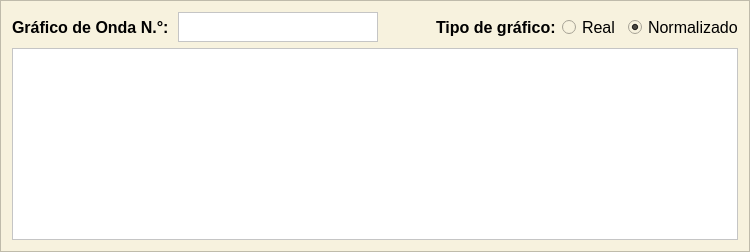
     <widget class="QFrame" name="bloque_grafico_impulso">
      <property name="minimumSize">
       <size>
        <width>651</width>
        <height>0</height>
       </size>
      </property>
      <property name="styleSheet">
       <string notr="true">background-color: rgb(247, 242, 222);</string>
      </property>
      <property name="frameShape">
       <enum>QFrame::Shape::StyledPanel</enum>
      </property>
      <property name="frameShadow">
       <enum>QFrame::Shadow::Raised</enum>
      </property>
      <layout class="QGridLayout" name="gridLayout_11">
       <item row="0" column="6">
        <widget class="QRadioButton" name="tipo_normalizado">
         <property name="minimumSize">
          <size>
           <width>110</width>
           <height>30</height>
          </size>
         </property>
         <property name="maximumSize">
          <size>
           <width>110</width>
           <height>30</height>
          </size>
         </property>
         <property name="font">
          <font>
           <family>Segoe UI</family>
           <pointsize>12</pointsize>
          </font>
         </property>
         <property name="text">
          <string>Normalizado</string>
         </property>
         <property name="checked">
          <bool>true</bool>
         </property>
        </widget>
       </item>
       <item row="0" column="4">
        <widget class="QLabel" name="tipo_grafico">
         <property name="minimumSize">
          <size>
           <width>120</width>
           <height>30</height>
          </size>
         </property>
         <property name="maximumSize">
          <size>
           <width>110</width>
           <height>30</height>
          </size>
         </property>
         <property name="font">
          <font>
           <family>Segoe UI</family>
           <pointsize>12</pointsize>
           <bold>true</bold>
          </font>
         </property>
         <property name="text">
          <string>Tipo de gráfico:</string>
         </property>
        </widget>
       </item>
       <item row="0" column="1">
        <widget class="QPlainTextEdit" name="onda_n_nombre">
         <property name="minimumSize">
          <size>
           <width>200</width>
           <height>30</height>
          </size>
         </property>
         <property name="maximumSize">
          <size>
           <width>200</width>
           <height>30</height>
          </size>
         </property>
         <property name="font">
          <font>
           <family>Segoe UI</family>
           <pointsize>12</pointsize>
          </font>
         </property>
         <property name="styleSheet">
          <string notr="true">background-color: rgb(255, 255, 255);</string>
         </property>
         <property name="verticalScrollBarPolicy">
          <enum>Qt::ScrollBarPolicy::ScrollBarAlwaysOff</enum>
         </property>
        </widget>
       </item>
       <item row="1" column="0" colspan="7">
        <widget class="PlotWidget" name="grafico_vista">
         <property name="minimumSize">
          <size>
           <width>631</width>
           <height>0</height>
          </size>
         </property>
         <property name="styleSheet">
          <string notr="true">background-color: rgb(255, 255, 255);</string>
         </property>
        </widget>
       </item>
       <item row="0" column="0">
        <widget class="QLabel" name="onda_n_grafico">
         <property name="minimumSize">
          <size>
           <width>160</width>
           <height>30</height>
          </size>
         </property>
         <property name="maximumSize">
          <size>
           <width>160</width>
           <height>30</height>
          </size>
         </property>
         <property name="font">
          <font>
           <family>Segoe UI</family>
           <pointsize>12</pointsize>
           <bold>true</bold>
          </font>
         </property>
         <property name="text">
          <string>Gráfico de Onda N.°:</string>
         </property>
        </widget>
       </item>
       <item row="0" column="5">
        <widget class="QRadioButton" name="tipo_real">
         <property name="minimumSize">
          <size>
           <width>60</width>
           <height>30</height>
          </size>
         </property>
         <property name="maximumSize">
          <size>
           <width>110</width>
           <height>30</height>
          </size>
         </property>
         <property name="font">
          <font>
           <family>Segoe UI</family>
           <pointsize>12</pointsize>
          </font>
         </property>
         <property name="text">
          <string>Real</string>
         </property>
        </widget>
       </item>
       <item row="0" column="2">
        <spacer name="horizontalSpacer_7">
         <property name="orientation">
          <enum>Qt::Orientation::Horizontal</enum>
         </property>
         <property name="sizeHint" stdset="0">
          <size>
           <width>40</width>
           <height>20</height>
          </size>
         </property>
        </spacer>
       </item>
      </layout>
     </widget>
